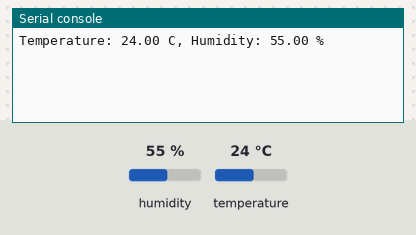
Recording of a program running on a simulated CircuitPython board. Parts: the last lines printed to the serial console. Inputs (shaded band) come from the test bench; at power-on: humidity 55 %, temperature 24 °C.

Above: at 1.2 s.
1.3 s: humidity set to 22 %
At 2.7 s:
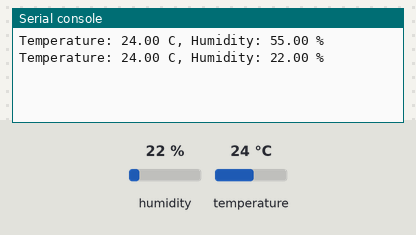
4.0 s: temperature set to 12 °C
At 5.4 s:
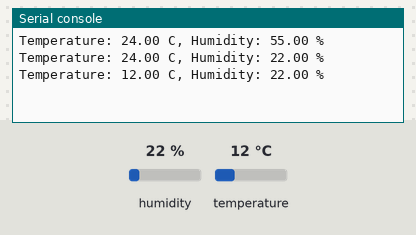
6.7 s: humidity set to 40 %
At 8.5 s:
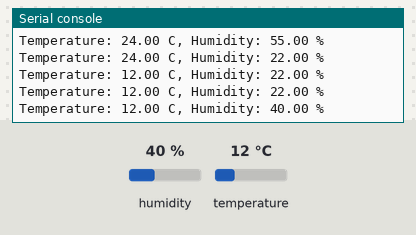
Timing chart, 0 to 10.0 s (numbered marks = the images above; inputs shaded):
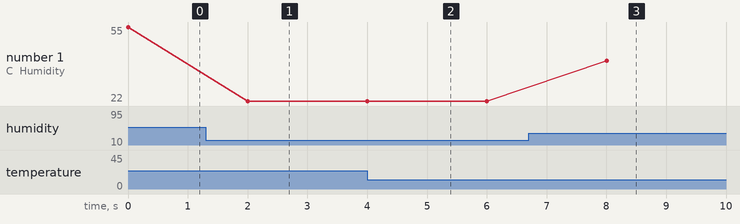

The program:

aht10_test.py
```python
import time
import board
import busio
import adafruit_ahtx0

# Create I2C bus
i2c = busio.I2C(board.SCL, board.SDA)

# Initialize AHT10MOD with I2C address 0x38
aht10 = adafruit_ahtx0.AHTx0(i2c, address=0x38)

while True:
    temperature = aht10.temperature
    humidity = aht10.relative_humidity
    print(f'Temperature: {temperature:.2f} C, Humidity: {humidity:.2f} %')
    time.sleep(2)
```

Measured:
- after the input at 1.3 s, the serial console: prints a new line after 0.70 s (image 1)
- after the input at 4.0 s, the serial console: prints a new line at once (image 2)
- after the input at 6.7 s, the serial console: prints a new line after 1.3 s (image 3)
- plotted number 1: 55 → 22 after the input at 1.3 s, 22 → 40 after the input at 6.7 s
